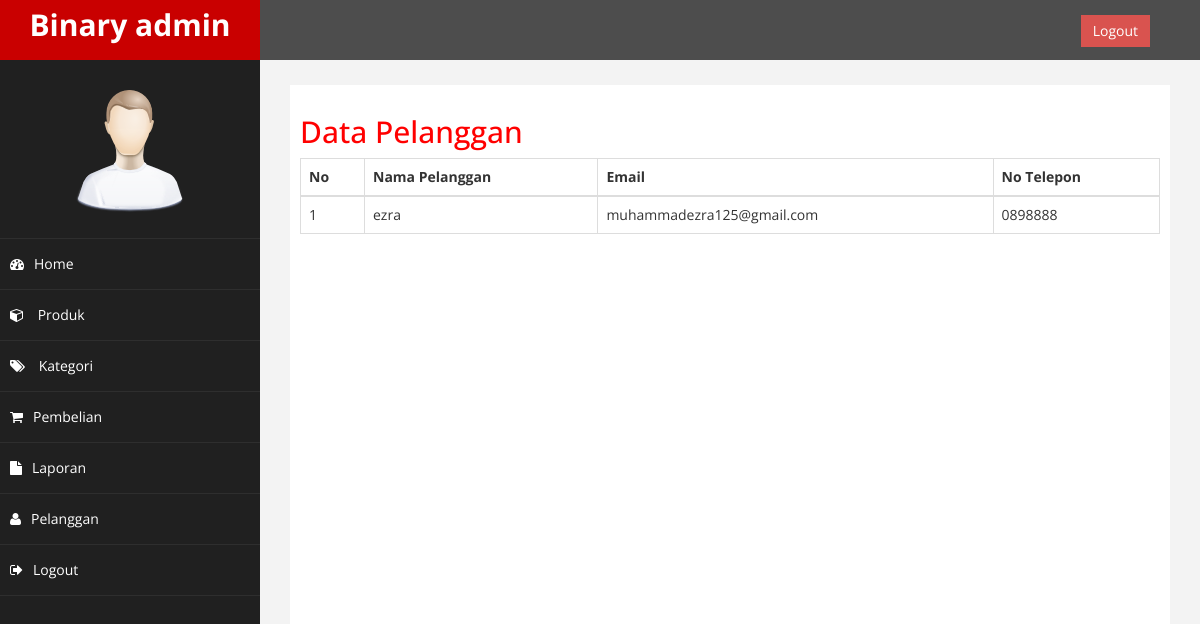
The app's page /admin/index.php?halaman=pelanggan (signed in), older data.
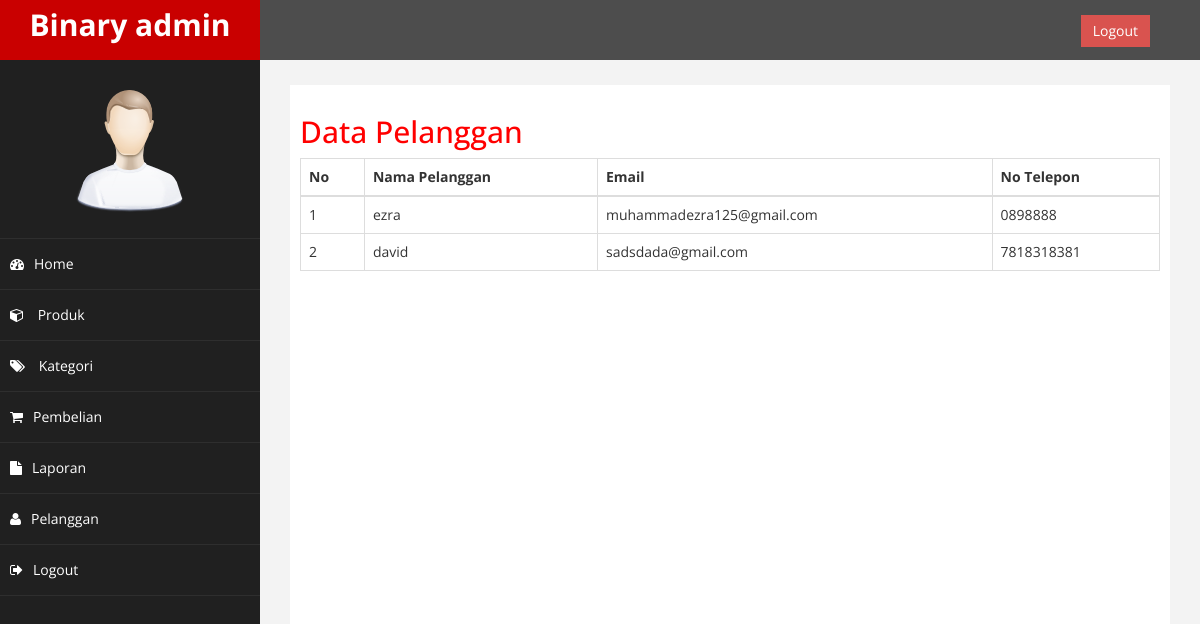
The same page, newer data.
### tables this page shows
CREATE TABLE `pelanggan` (
  `id_pelanggan` int(11) NOT NULL,
  `email_pelanggan` varchar(100) NOT NULL,
  `password_pelanggan` varchar(50) NOT NULL,
  `nama_pelanggan` varchar(100) NOT NULL,
  `telepon_pelanggan` varchar(100) NOT NULL,
  `alamat_pelanggan` text NOT NULL
);

### admin/pelanggan.php (the view)
<h2>Data Pelanggan</h2>
<table class="table table-bordered">
	<thead>
		<tr>
		<th>No</th>
		<th>Nama Pelanggan</th>
		<th>Email</th>
		<th>No Telepon</th>
		</tr>
	</thead>
	<tbody>
		<?php $no=1; ?>
		<?php $ambil = $koneksi->query("SELECT * FROM pelanggan"); ?>
		<?php while($pecah = $ambil->fetch_assoc()): ?>
		<tr>
			<td><?= $no; ?></td>
			<td><?= $pecah["nama_pelanggan"]; ?></td>
			<td><?= $pecah["email_pelanggan"]; ?></td>
			<td><?= $pecah["telepon_pelanggan"]; ?></td>
		</tr>
		<?php $no++; ?>
		<?php endwhile; ?>
	</tbody>
</table>

Row changes from the older to the newer data that the page shows:
added pelanggan: nama_pelanggan "david", email_pelanggan "sadsdada@gmail.com", telepon_pelanggan "7818318381"
